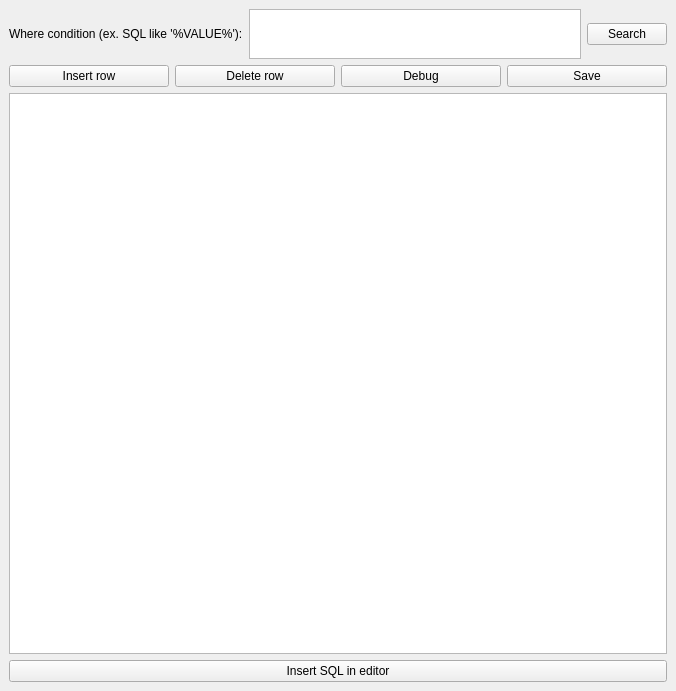
<?xml version="1.0" encoding="UTF-8"?>
<ui version="4.0">
 <class>preferred_sql_window</class>
 <widget class="QMainWindow" name="preferred_sql_window">
  <property name="geometry">
   <rect>
    <x>0</x>
    <y>0</y>
    <width>676</width>
    <height>691</height>
   </rect>
  </property>
  <property name="windowTitle">
   <string>Preferred SQL</string>
  </property>
  <property name="windowIcon">
   <iconset resource="resource.qrc">
    <normaloff>:/icons/icons/MSql.ico</normaloff>:/icons/icons/MSql.ico</iconset>
  </property>
  <widget class="QWidget" name="centralwidget">
   <property name="sizePolicy">
    <sizepolicy hsizetype="Expanding" vsizetype="Expanding">
     <horstretch>0</horstretch>
     <verstretch>0</verstretch>
    </sizepolicy>
   </property>
   <layout class="QGridLayout" name="gridLayout">
    <item row="0" column="0">
     <layout class="QHBoxLayout" name="horizontalLayout">
      <item>
       <widget class="QLabel" name="l_label6">
        <property name="text">
         <string>Where condition (ex. SQL like '%VALUE%'):</string>
        </property>
        <property name="buddy">
         <cstring>e_where_cond</cstring>
        </property>
       </widget>
      </item>
      <item>
       <widget class="QTextEdit" name="e_where_cond">
        <property name="sizePolicy">
         <sizepolicy hsizetype="Expanding" vsizetype="Maximum">
          <horstretch>0</horstretch>
          <verstretch>0</verstretch>
         </sizepolicy>
        </property>
        <property name="maximumSize">
         <size>
          <width>16777215</width>
          <height>50</height>
         </size>
        </property>
       </widget>
      </item>
      <item>
       <widget class="QPushButton" name="b_start">
        <property name="text">
         <string>Search</string>
        </property>
        <property name="icon">
         <iconset>
          <normaloff>:/icons/icons/go.gif</normaloff>:/icons/icons/go.gif</iconset>
        </property>
       </widget>
      </item>
     </layout>
    </item>
    <item row="1" column="0">
     <layout class="QHBoxLayout" name="horizontalLayout_2">
      <item>
       <widget class="QPushButton" name="b_insert_row">
        <property name="text">
         <string>Insert row</string>
        </property>
        <property name="icon">
         <iconset resource="resource.qrc">
          <normaloff>:/icons/icons/add.png</normaloff>:/icons/icons/add.png</iconset>
        </property>
       </widget>
      </item>
      <item>
       <widget class="QPushButton" name="b_delete_row">
        <property name="text">
         <string>Delete row</string>
        </property>
        <property name="icon">
         <iconset resource="resource.qrc">
          <normaloff>:/icons/icons/failed.png</normaloff>:/icons/icons/failed.png</iconset>
        </property>
       </widget>
      </item>
      <item>
       <widget class="QPushButton" name="b_debug">
        <property name="text">
         <string>Debug</string>
        </property>
        <property name="icon">
         <iconset resource="resource.qrc">
          <normaloff>:/icons/icons/debug.png</normaloff>:/icons/icons/debug.png</iconset>
        </property>
       </widget>
      </item>
      <item>
       <widget class="QPushButton" name="b_save_rows">
        <property name="text">
         <string>Save</string>
        </property>
        <property name="icon">
         <iconset resource="resource.qrc">
          <normaloff>:/icons/icons/disk.png</normaloff>:/icons/icons/disk.png</iconset>
        </property>
       </widget>
      </item>
     </layout>
    </item>
    <item row="2" column="0">
     <widget class="QTableWidget" name="o_tabella">
      <property name="sortingEnabled">
       <bool>true</bool>
      </property>
     </widget>
    </item>
    <item row="3" column="0">
     <layout class="QHBoxLayout" name="horizontalLayout_3">
      <item>
       <widget class="QPushButton" name="b_insert_in_editor">
        <property name="text">
         <string>Insert SQL in editor</string>
        </property>
        <property name="icon">
         <iconset resource="resource.qrc">
          <normaloff>:/icons/icons/indent.png</normaloff>:/icons/icons/indent.png</iconset>
        </property>
       </widget>
      </item>
     </layout>
    </item>
   </layout>
  </widget>
 </widget>
 <tabstops>
  <tabstop>e_where_cond</tabstop>
  <tabstop>b_start</tabstop>
  <tabstop>b_insert_row</tabstop>
  <tabstop>b_delete_row</tabstop>
  <tabstop>b_debug</tabstop>
  <tabstop>b_save_rows</tabstop>
  <tabstop>o_tabella</tabstop>
  <tabstop>b_insert_in_editor</tabstop>
 </tabstops>
 <resources>
  <include location="resource.qrc"/>
 </resources>
 <connections>
  <connection>
   <sender>b_start</sender>
   <signal>clicked()</signal>
   <receiver>preferred_sql_window</receiver>
   <slot>slot_start()</slot>
   <hints>
    <hint type="sourcelabel">
     <x>621</x>
     <y>50</y>
    </hint>
    <hint type="destinationlabel">
     <x>432</x>
     <y>173</y>
    </hint>
   </hints>
  </connection>
  <connection>
   <sender>b_insert_row</sender>
   <signal>clicked()</signal>
   <receiver>preferred_sql_window</receiver>
   <slot>slot_insert_row()</slot>
   <hints>
    <hint type="sourcelabel">
     <x>153</x>
     <y>87</y>
    </hint>
    <hint type="destinationlabel">
     <x>167</x>
     <y>0</y>
    </hint>
   </hints>
  </connection>
  <connection>
   <sender>b_delete_row</sender>
   <signal>clicked()</signal>
   <receiver>preferred_sql_window</receiver>
   <slot>slot_delete_row()</slot>
   <hints>
    <hint type="sourcelabel">
     <x>282</x>
     <y>90</y>
    </hint>
    <hint type="destinationlabel">
     <x>250</x>
     <y>2</y>
    </hint>
   </hints>
  </connection>
  <connection>
   <sender>b_save_rows</sender>
   <signal>clicked()</signal>
   <receiver>preferred_sql_window</receiver>
   <slot>slot_save()</slot>
   <hints>
    <hint type="sourcelabel">
     <x>532</x>
     <y>94</y>
    </hint>
    <hint type="destinationlabel">
     <x>553</x>
     <y>0</y>
    </hint>
   </hints>
  </connection>
  <connection>
   <sender>o_tabella</sender>
   <signal>cellChanged(int,int)</signal>
   <receiver>preferred_sql_window</receiver>
   <slot>slot_cell_changed()</slot>
   <hints>
    <hint type="sourcelabel">
     <x>275</x>
     <y>212</y>
    </hint>
    <hint type="destinationlabel">
     <x>370</x>
     <y>0</y>
    </hint>
   </hints>
  </connection>
  <connection>
   <sender>b_debug</sender>
   <signal>clicked()</signal>
   <receiver>preferred_sql_window</receiver>
   <slot>slot_debug()</slot>
   <hints>
    <hint type="sourcelabel">
     <x>434</x>
     <y>87</y>
    </hint>
    <hint type="destinationlabel">
     <x>302</x>
     <y>-6</y>
    </hint>
   </hints>
  </connection>
 </connections>
 <slots>
  <slot>slot_start()</slot>
  <slot>slot_insert_row()</slot>
  <slot>slot_delete_row()</slot>
  <slot>slot_save()</slot>
  <slot>slot_cell_changed()</slot>
  <slot>slot_debug()</slot>
 </slots>
</ui>
